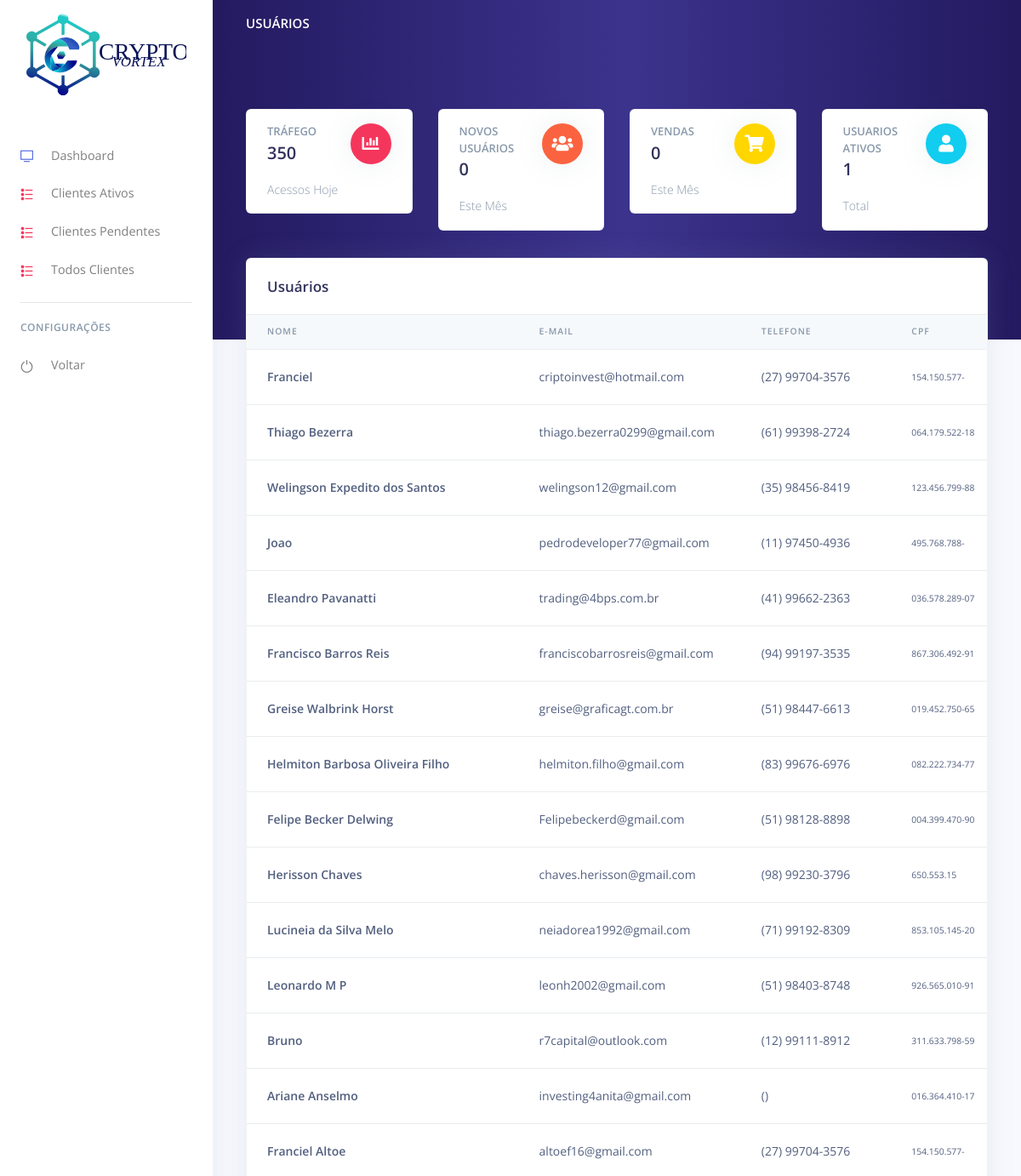
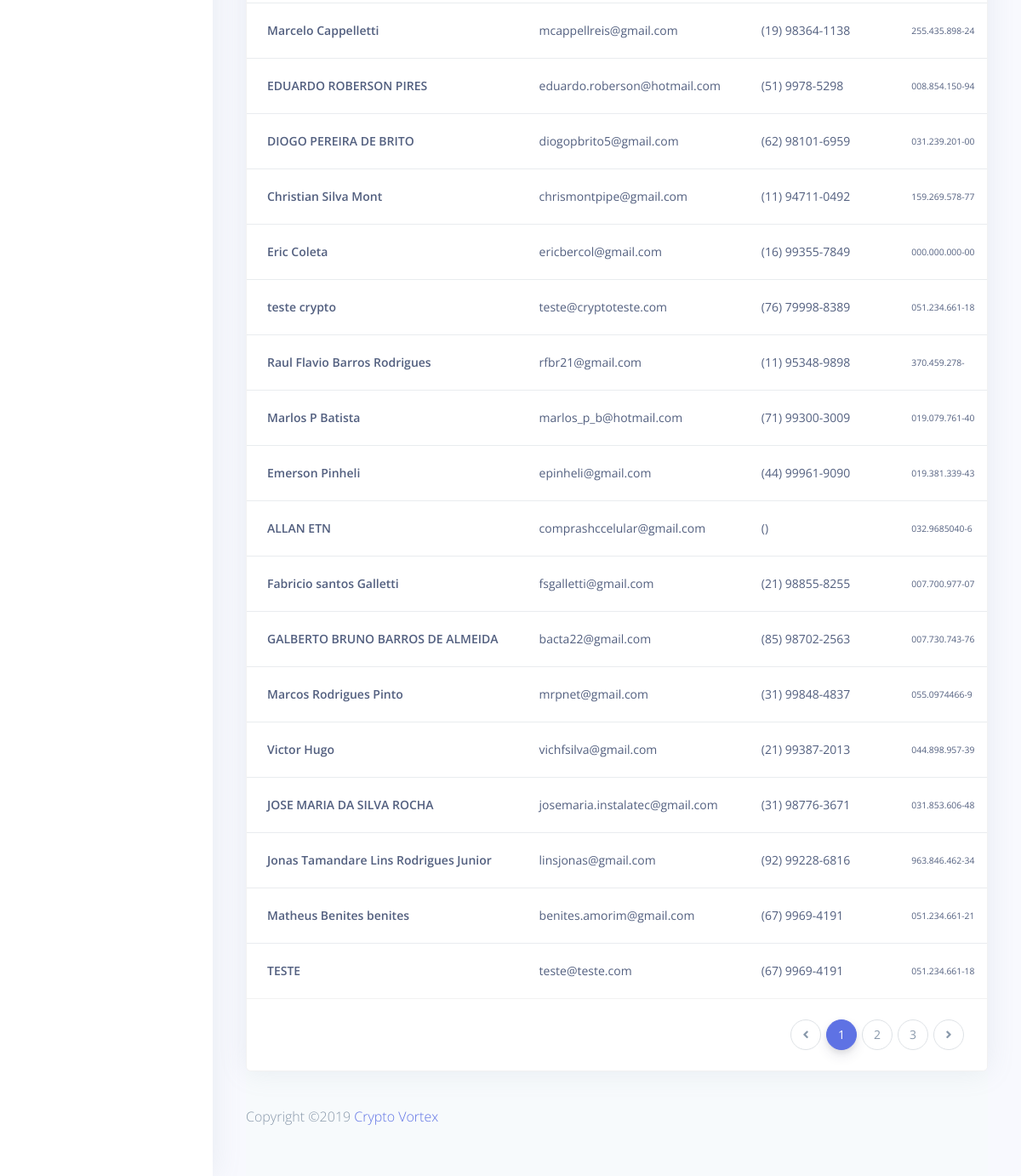
Screenshot of /painel/pags/todos-clientes.php with the database file from the repository (2 pictures, top to bottom).
### tables this page shows
CREATE TABLE `clientes` (
  `idCliente` smallint(5) UNSIGNED NOT NULL,
  `nome` tinytext,
  `email` tinytext NOT NULL,
  `senha` tinytext NOT NULL,
  `telefone` tinytext,
  `endereco` tinytext,
  `cpf_cliente` varchar(20) NOT NULL,
  `admin` int(1) NOT NULL,
  `data_criacao` varchar(20) DEFAULT NULL
);

### painel/php/funcoes.php (called while the page is built, shortened)
<?php
function qtdeDeUserAtivos()
{
	$result = 0;
}
?>

### painel/pags/todos-clientes.php (the view, shortened to what this page needs)
<?php
include '../php/funcoes.php';
$link = mysqli_connect("".HOSPEDEIRO_BD.":".PORTA_BD."", USUARIO_BD, SENHA_BD, NOME_BD);
$query = "SELECT * FROM clientes";
$result = mysqli_query($link, $query);
?>
<!DOCTYPE html>
<html>
<head>
    <link href="./../assets/vendor/nucleo/css/nucleo.css" rel="stylesheet">
    <link href="./../assets/vendor/@fortawesome/fontawesome-free/css/all.min.css" rel="stylesheet">
    <link href="./../../css/style.css" rel="stylesheet" />
    <link type="text/css" href="./../assets/css/argon.css?v=1.0.0" rel="stylesheet">
</head>
<body>
    <nav class="navbar navbar-vertical fixed-left navbar-expand-md navbar-light bg-white" id="sidenav-main">
        <div class="container-fluid">
            <a class="navbar-brand pt-0" href="../index.php">
                <img src="./../assets/img/icons/common/crypto-logo.svg" class="navbar-brand-img" alt="...">
            </a>
            <div class="collapse navbar-collapse" id="sidenav-collapse-main">
                <ul class="navbar-nav">
                    <li class="nav-item">
                        <a class="nav-link" href="../index.php">
                            <i class="ni ni-tv-2 text-primary"></i> Dashboard
                        </a>
                    </li>
                    <li class="nav-item">
                        <a class="nav-link" href="./clientes-ativos.php">
                            <i class="ni ni-bullet-list-67 text-red"></i> Clientes Ativos
                        </a>
                    </li>
                    <li class="nav-item">
                        <a class="nav-link" href="./clientes-pendentes.php">
                            <i class="ni ni-bullet-list-67 text-red"></i> Clientes Pendentes
                        </a>
                    </li>
                    <li class="nav-item">
                        <a class="nav-link" href="./todos-clientes.php">
                            <i class="ni ni-bullet-list-67 text-red"></i> Todos Clientes
                        </a>
                    </li>
                </ul>
                <hr class="my-3">
                <h6 class="navbar-heading text-muted">Configurações</h6>
                <ul class="navbar-nav mb-md-3">
                    <li class="nav-item">
                         <a class="nav-link" href="./../../../index.php">
                              <i class="ni ni-button-power"></i> Voltar
                          </a>
                    </li>
                </ul>
            </div>
        </div>
    </nav>
    <div class="main-content">
        <nav class="navbar navbar-top navbar-expand-md navbar-dark" id="navbar-main">
            <div class="container-fluid">
                <a class="h4 mb-0 text-white text-uppercase d-none d-lg-inline-block" href="../index.php">Usuários</a>
                <ul class="navbar-nav align-items-center d-none d-md-flex">
                    <li class="nav-item dropdown">
                        <a class="nav-link pr-0" href="#">
                        </a>
                    </li>
                </ul>
            </div>
        </nav>
        <div class="header bg-gradient-crypto pb-8 pt-5 pt-md-8">
            <div class="container-fluid">
                <div class="header-body">
                    <div class="row">
                        <div class="col-xl-3 col-lg-6">
                            <div class="card card-stats mb-4 mb-xl-0">
                                <div class="card-body">
                                    <div class="row">
                                        <div class="col">
                                            <h5 class="card-title text-uppercase text-muted mb-0">Tráfego</h5>
                                            <span class="h2 font-weight-bold mb-0">350</span>
                                        </div>
                                        <div class="col-auto">
                                            <div class="icon icon-shape bg-danger text-white rounded-circle shadow">
                                                <i class="fas fa-chart-bar"></i>
                                            </div>
                                        </div>
                                    </div>
                                    <p class="mt-3 mb-0 text-muted text-sm">
                                        <span class="text-nowrap">Acessos Hoje</span>
                                    </p>
                                </div>
                            </div>
                        </div>
                        <div class="col-xl-3 col-lg-6">
                            <div class="card card-stats mb-4 mb-xl-0">
                                <div class="card-body">
                                    <div class="row">
                                        <div class="col">
                                            <h5 class="card-title text-uppercase text-muted mb-0">Novos Usuários</h5>
                                            <span class="h2 font-weight-bold mb-0"><?php echo $_SESSION['qtdeUserMes'];?></span>
                                        </div>
                                        <div class="col-auto">
                                            <div class="icon icon-shape bg-warning text-white rounded-circle shadow">
                                                <i class="fas fa-users"></i>
                                            </div>
                                        </div>
                                    </div>
                                    <p class="mt-3 mb-0 text-muted text-sm">
                                        <span class="text-nowrap">Este Mês</span>
                                    </p>
                                </div>
                            </div>
                        </div>
                        <div class="col-xl-3 col-lg-6">
                            <div class="card card-stats mb-4 mb-xl-0">
                                <div class="card-body">
                                    <div class="row">
                                        <div class="col">
                                            <h5 class="card-title text-uppercase text-muted mb-0">Vendas</h5>
                                            <span class="h2 font-weight-bold mb-0"><?php echo $_SESSION['qtdeVendasMes'];?></span>
                                        </div>
                                        <div class="col-auto">
                                            <div class="icon icon-shape bg-yellow text-white rounded-circle shadow">
                                                <i class="fas fa-shopping-cart"></i>
                                            </div>
                                        </div>
                                    </div>
                                    <p class="mt-3 mb-0 text-muted text-sm">
                                        <span class="text-nowrap">Este Mês</span>
                                    </p>
                                </div>
                            </div>
                        </div>
                        <div class="col-xl-3 col-lg-6">
                            <div class="card card-stats mb-4 mb-xl-0">
                                <div class="card-body">
                                    <div class="row">
                                        <div class="col">
                                            <h5 class="card-title text-uppercase text-muted mb-0">Usuarios Ativos</h5>
                                            <span class="h2 font-weight-bold mb-0"><?php echo $_SESSION['qtdeUserAtivos'];?></span>
                                        </div>
                                        <div class="col-auto">
                                            <div class="icon icon-shape bg-info text-white rounded-circle shadow">
                                                <i class="fas fa-user"></i>
                                            </div>
                                        </div>
                                    </div>
                                    <p class="mt-3 mb-0 text-muted text-sm">
                                        <span class="text-nowrap">Total</span>
                                    </p>
                                </div>
                            </div>
                        </div>
                    </div>
                </div>
            </div>
        </div>
        <div class="container-fluid mt--7">
            <div class="row">
                <div class="col">
                    <div class="card shadow">
                        <div class="card-header border-0">
                            <h3 class="mb-0">Usuários</h3>
                        </div>
                        <div class="table-responsive">
                            <table class="table align-items-center table-flush">
                                <thead class="thead-light">
                                <tr>
                                    <th scope="col">Nome</th>
                                    <th scope="col">E-mail</th>
                                    <th scope="col">Telefone</th>
                                    <th scope="col">CPF</th>
                                </tr>
                                </thead>
                                <tbody>
                                <?php
                                while($row = mysqli_fetch_array($result, MYSQLI_BOTH)){
                                ?>
                                <tr>
                                    <th scope="row">
                                        <div class="media align-items-center">
                                            <div class="media-body">
                                                <span class="mb-0 text-sm"><?php echo $row['nome']?></span>
                                            </div>
                                        </div>
                                    </th>
                                    <td>
                                        <div class="media align-items-center">
                                            <div class="media-body">
                                                <span class="mb-0 text-sm"><?php echo $row['email']?></span>
                                            </div>
                                        </div>
                                    </td>
                                    <td>
                                          <span class="badge badge-dot mr-4">
                                            <?php echo $row['telefone'] ?>
                                          </span>
                                    </td>
                                    <td>
                                        <div class="media align-items-center">
                                            <div class="media-body">
                                                <small><?php echo $row['cpf_cliente']?></small>
                                            </div>
                                        </div>
                                    </td>
                                </tr>
                                <?php } ?>
                                </tbody>
                            </table>
                        </div>
                                </div>
                            </div>
                        </div>
                        <div class="card-footer py-4">
                            <nav aria-label="...">
                                <ul class="pagination justify-content-end mb-0">
                                    <li class="page-item disabled">
                                        <a class="page-link" href="#" tabindex="-1">
                                            <i class="fas fa-angle-left"></i>
                                        </a>
                                    </li>
                                    <li class="page-item active">
                                        <a class="page-link" href="#">1</a>
                                    </li>
                                    <li class="page-item">
                                        <a class="page-link" href="#">2 <span class="sr-only">(current)</span></a>
                                    </li>
                                    <li class="page-item"><a class="page-link" href="#">3</a></li>
                                    <li class="page-item">
                                        <a class="page-link" href="#">
                                            <i class="fas fa-angle-right"></i>
                                        </a>
                                    </li>
                                </ul>
                            </nav>
                        </div>
                    </div>
                </div>
            <footer class="footer">
                <div class="row align-items-center justify-content-xl-between">
                    <div class="col-xl-6">
                        <div class="copyright text-center text-xl-left text-muted">
                            <p>
                                Copyright &copy; <a href="https://cryptovortex.com.br" target="_blank">Crypto Vortex</a></p>
                        </div>
                    </div>
                </div>
            </footer>
</body>
</html>

### rows the page displays
clientes: nome "Franciel", email "criptoinvest@hotmail.com", telefone "(27) 99704-3576", cpf_cliente "154.150.577-"
clientes: nome "Thiago Bezerra", email "thiago.bezerra0299@gmail.com", telefone "(61) 99398-2724", cpf_cliente "064.179.522-18"
clientes: nome "Welingson Expedito dos Santos", email "welingson12@gmail.com", telefone "(35) 98456-8419", cpf_cliente "123.456.799-88"
clientes: nome "Joao", email "pedrodeveloper77@gmail.com", telefone "(11) 97450-4936", cpf_cliente "495.768.788-"
clientes: nome "Eleandro Pavanatti", email "trading@4bps.com.br", telefone "(41) 99662-2363", cpf_cliente "036.578.289-07"
clientes: nome "Francisco Barros Reis", email "franciscobarrosreis@gmail.com", telefone "(94) 99197-3535", cpf_cliente "867.306.492-91"
clientes: nome "Greise Walbrink Horst", email "greise@graficagt.com.br", telefone "(51) 98447-6613", cpf_cliente "019.452.750-65"
clientes: nome "Helmiton Barbosa Oliveira Filho", email "helmiton.filho@gmail.com", telefone "(83) 99676-6976", cpf_cliente "082.222.734-77"
clientes: nome "Felipe Becker Delwing", email "Felipebeckerd@gmail.com", telefone "(51) 98128-8898", cpf_cliente "004.399.470-90"
clientes: nome "Herisson Chaves", email "chaves.herisson@gmail.com", telefone "(98) 99230-3796", cpf_cliente "650.553.15"
clientes: nome "Lucineia da Silva Melo", email "neiadorea1992@gmail.com", telefone "(71) 99192-8309", cpf_cliente "853.105.145-20"
clientes: nome "Leonardo M P", email "leonh2002@gmail.com", telefone "(51) 98403-8748", cpf_cliente "926.565.010-91"
clientes: nome "Bruno", email "r7capital@outlook.com", telefone "(12) 99111-8912", cpf_cliente "311.633.798-59"
clientes: nome "Ariane Anselmo", email "investing4anita@gmail.com", telefone "()", cpf_cliente "016.364.410-17"
clientes: nome "Franciel Altoe", email "altoef16@gmail.com", telefone "(27) 99704-3576", cpf_cliente "154.150.577-"
clientes: nome "Marcelo Cappelletti", email "mcappellreis@gmail.com", telefone "(19) 98364-1138", cpf_cliente "255.435.898-24"
clientes: nome "EDUARDO ROBERSON PIRES", email "eduardo.roberson@hotmail.com", telefone "(51) 9978-5298", cpf_cliente "008.854.150-94"
clientes: nome "DIOGO PEREIRA DE BRITO", email "diogopbrito5@gmail.com", telefone "(62) 98101-6959", cpf_cliente "031.239.201-00"
clientes: nome "Christian Silva Mont", email "chrismontpipe@gmail.com", telefone "(11) 94711-0492", cpf_cliente "159.269.578-77"
clientes: nome "Eric Coleta", email "ericbercol@gmail.com", telefone "(16) 99355-7849", cpf_cliente "000.000.000-00"
clientes: nome "teste crypto", email "teste@cryptoteste.com", telefone "(76) 79998-8389", cpf_cliente "051.234.661-18"
clientes: nome "Raul Flavio Barros Rodrigues", email "rfbr21@gmail.com", telefone "(11) 95348-9898", cpf_cliente "370.459.278-"
clientes: nome "Marlos P Batista", email "marlos_p_b@hotmail.com", telefone "(71) 99300-3009", cpf_cliente "019.079.761-40"
clientes: nome "Emerson Pinheli", email "epinheli@gmail.com", telefone "(44) 99961-9090", cpf_cliente "019.381.339-43"
clientes: nome "ALLAN ETN", email "comprashccelular@gmail.com", telefone "()", cpf_cliente "032.9685040-6"
clientes: nome "Fabricio santos Galletti", email "fsgalletti@gmail.com", telefone "(21) 98855-8255", cpf_cliente "007.700.977-07"
clientes: nome "GALBERTO BRUNO BARROS DE ALMEIDA", email "bacta22@gmail.com", telefone "(85) 98702-2563", cpf_cliente "007.730.743-76"
clientes: nome "Marcos Rodrigues Pinto", email "mrpnet@gmail.com", telefone "(31) 99848-4837", cpf_cliente "055.0974466-9"
clientes: nome "Victor Hugo", email "vichfsilva@gmail.com", telefone "(21) 99387-2013", cpf_cliente "044.898.957-39"
clientes: nome "JOSE MARIA DA SILVA ROCHA", email "josemaria.instalatec@gmail.com", telefone "(31) 98776-3671", cpf_cliente "031.853.606-48"
clientes: nome "Jonas Tamandare Lins Rodrigues Junior", email "linsjonas@gmail.com", telefone "(92) 99228-6816", cpf_cliente "963.846.462-34"
clientes: nome "Matheus Benites benites", email "benites.amorim@gmail.com", telefone "(67) 9969-4191", cpf_cliente "051.234.661-21"
clientes: nome "TESTE", email "teste@teste.com", telefone "(67) 9969-4191", cpf_cliente "051.234.661-18"

### other values shown
$_SESSION['qtdeUserMes'] "0"
$_SESSION['qtdeVendasMes'] "0"
$_SESSION['qtdeUserAtivos'] "1"
